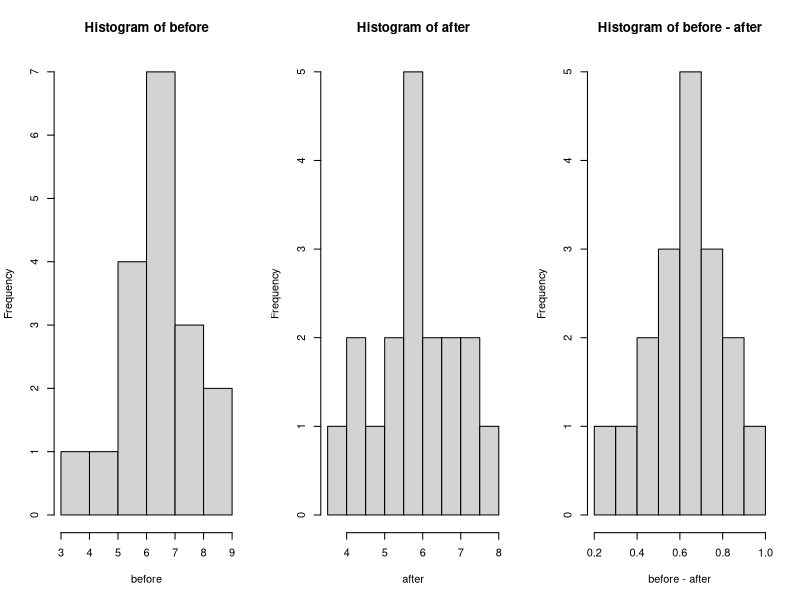
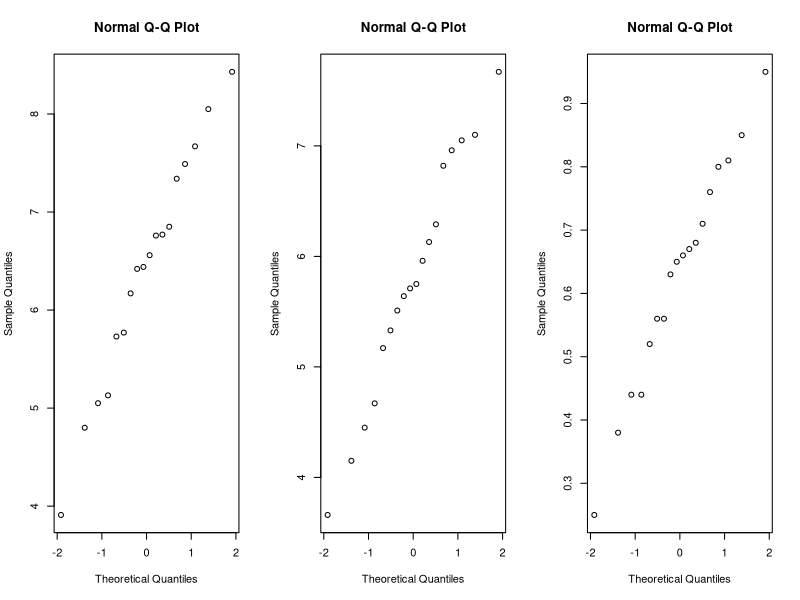
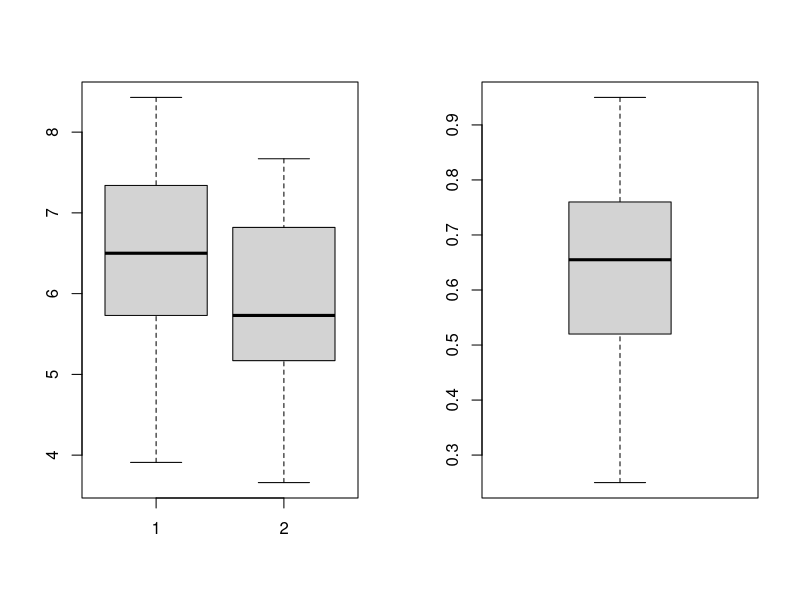
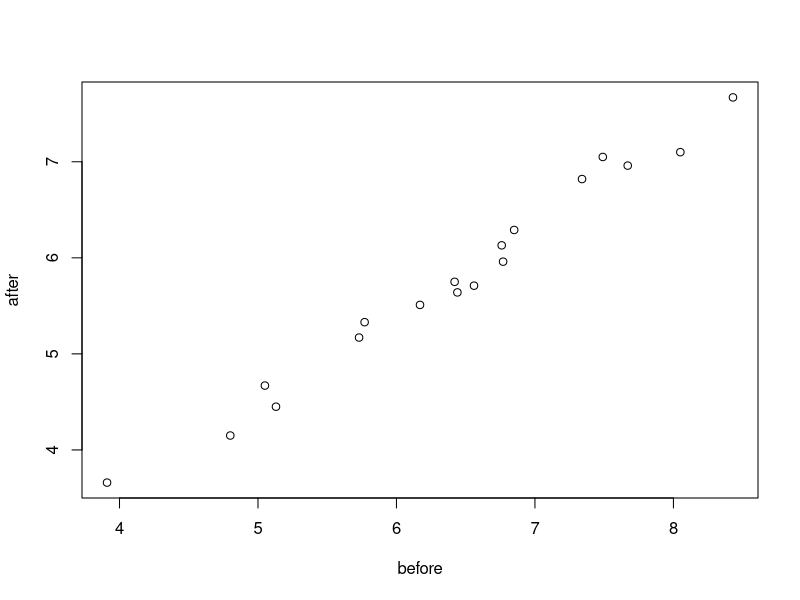

Here is the R script that generated these plots, in order:
data = read.table("exercise-2/cholesterol.txt", header=TRUE)
before = data$Before
after = data$After8weeks

print(before)
print(after)

par(mfrow=c(1,3))
hist(before)
hist(after)
hist(before-after)

par(mfrow=c(1,3))
qqnorm(before)
qqnorm(after)
qqnorm(before-after)

par(mfrow=c(1,2))
boxplot(before, after)
boxplot(before-after)


par(mfrow=c(1,1))
plot(before, after)
# add correlation test